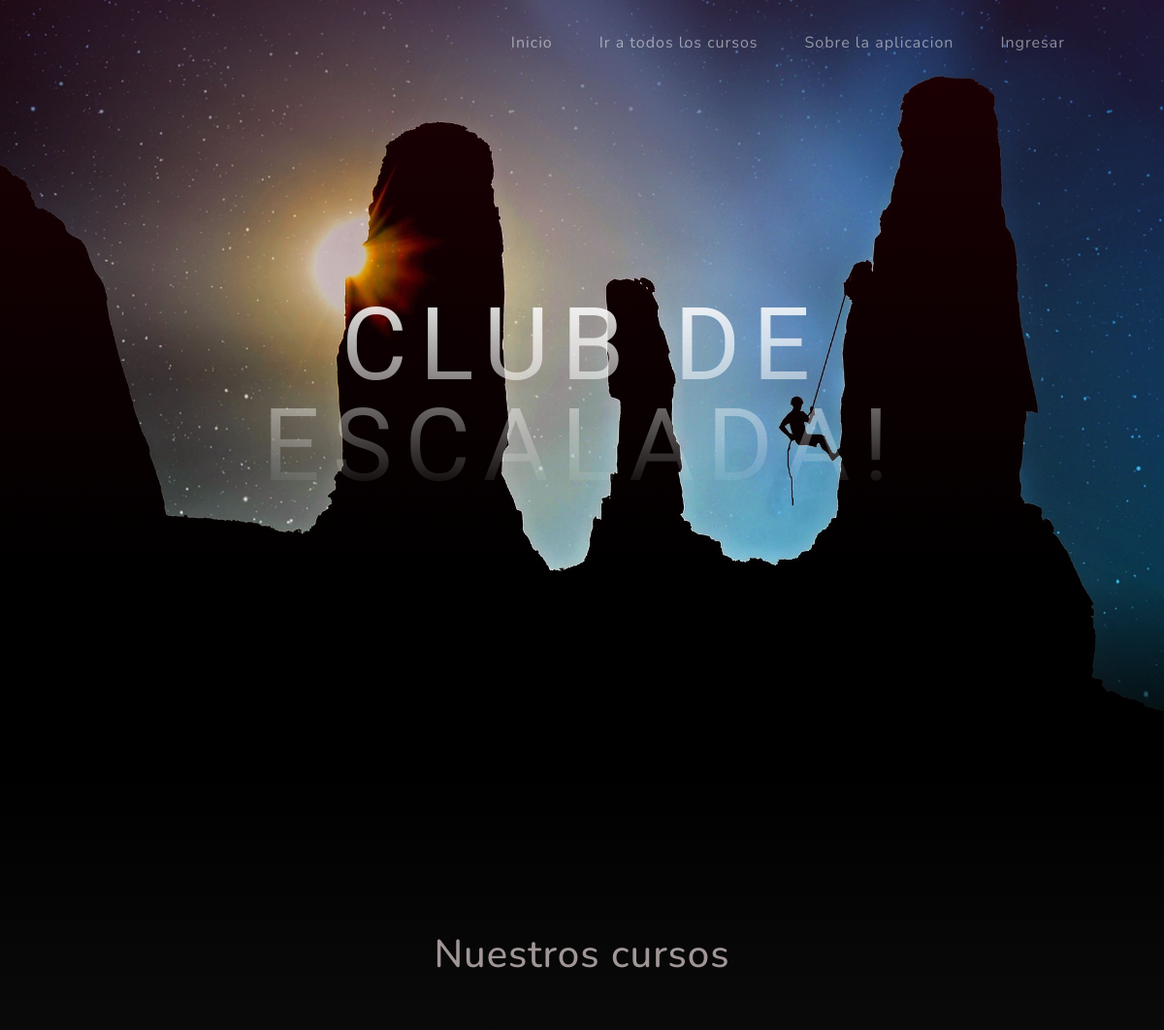
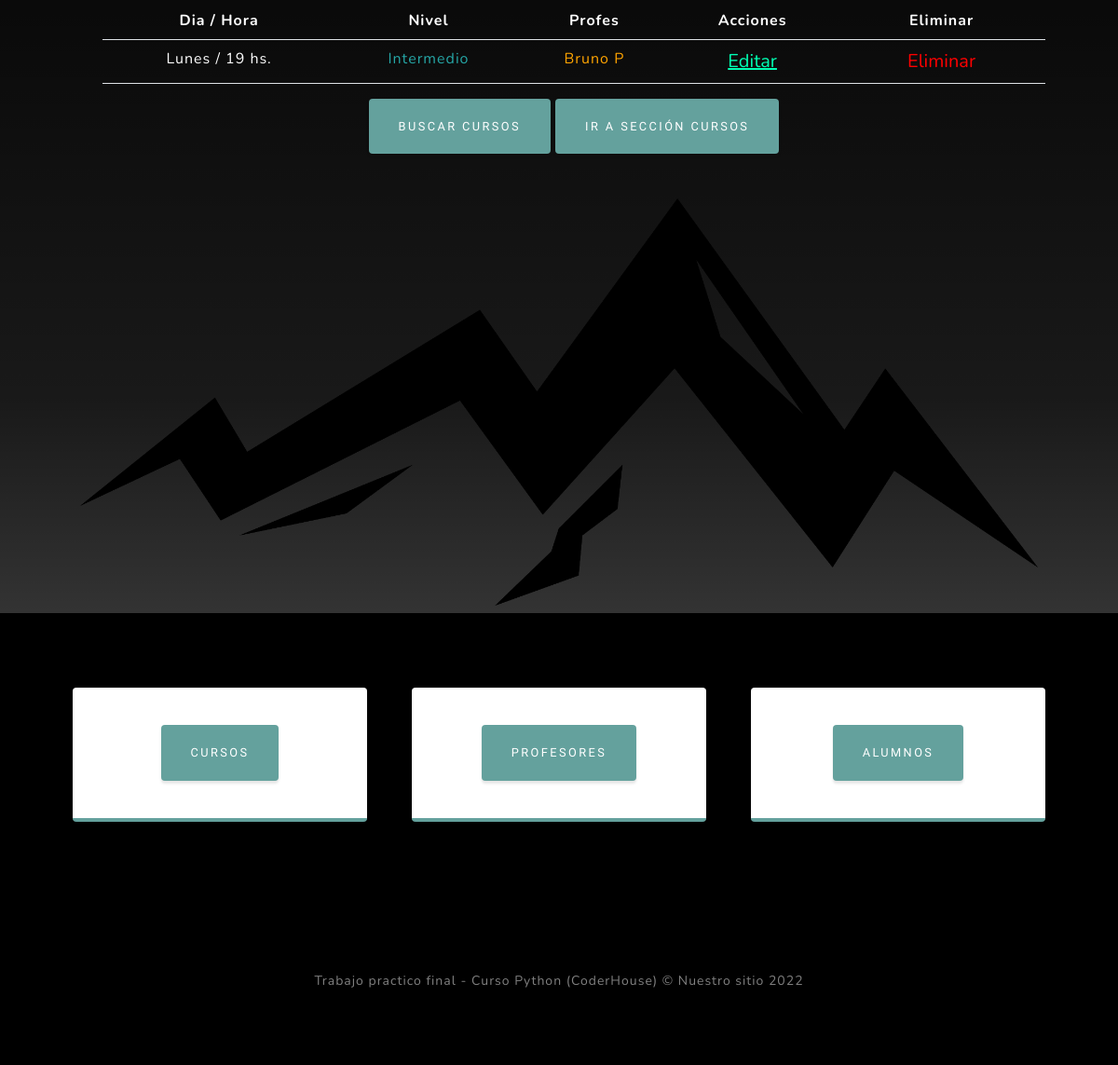
Page /app_1/tablacursos/ on the committed database (2 pictures, top to bottom).
### app_1/models.py (models this page shows, shortened)
class Cursos(models.Model):
    nivel = models.CharField( max_length=50)
    dias = [
        ('Lunes','Lunes'),
        ('Martes','Martes'),
        ('Miércoles','Miércoles'),
        ('Jueves','Jueves'),
        ('Viernes','Viernes'),
    ]
    dia = models.CharField(max_length=20, choices=dias, default='Lunes')
    horario = models.IntegerField()
    profesor = models.CharField( max_length=50)
    class Meta():
        verbose_name = "Mi Curso"
        verbose_name_plural = "Mis Cursos"
        ordering = ("dia", "horario", "nivel", )

### app_1/views.py (the view)
# urls.py: path('tablacursos/',tabla_cursos,  name = 'TablaCursos'),
def tabla_cursos(request):
    lista = Cursos.objects.all()
    return render (request, 'tablacursos.html',{"tabla_cursos": lista})

### app_1/templates/tablacursos.html (shortened to what this page needs)
{% extends 'padre.html' %}
{% load static %}
{% block bloqueQueCambia %}
<section class="about-section text-center" id="about">
    <div class="container px-4 px-lg-5">
        <div class="row gx-4 gx-lg-5 justify-content-center">
            <div class="text-white mb-4"> <h1 style="color: rgb(160, 150, 150)">Nuestros cursos</h1>
              <br><br>
              <ul>
              <table class="table">
                <tr>
                  <th scope="col" style="color: white"> Dia / Hora</th>
                  <th scope="col" style="color: white">  Nivel </th>
                  <th scope="col" style="color: white">  Profes </th>
                  <th scope="col" style="color: white">  Acciones  </th>
                  <th scope="col" style="color: white">  Eliminar </th>
                </tr>
                {% for curso in tabla_cursos %}
                <tr>
                  <td style="color: white">{{curso.dia}} / {{curso.horario}} hs. </td>
                  <td style="color: rgb(38, 167, 167)">{{curso.nivel}}</td>
                  <td style="color: orange">{{curso.profesor}}</td>
                  <td>
                    <button class="navbar-toggler navbar-toggler-right">
                     <a style="color: rgb(0, 255, 179)" href="{% url 'EditarCursos' curso.id %}"> Editar </a>
                  </td>
                  <td>
                     <form action= "{% url 'EliminaCursos' curso.id %}" method="POST"> {% csrf_token %}
                      <button type="submit" class="navbar-toggler navbar-toggler-right" style="color: red"> Eliminar </button>
                     </form>
                  </td>
                </tr> {% endfor %} </table>
                <a class="btn btn-primary" href="{% url 'BuscarCursos' %}">Buscar Cursos</a>
                <a class="btn btn-primary" href="{% url 'Cursos' %}">Ir a Sección Cursos</a>
              </ul>
            </div>
        </div>
        <img class="img-fluid" src="{% static 'assets/img/montaña1.png' %}" alt="..." />
    </div>
</section>
{% endblock bloqueQueCambia %}

### rows in the picture
Cursos: dia "Lunes", horario "19", nivel "Intermedio", profesor "Bruno P"
